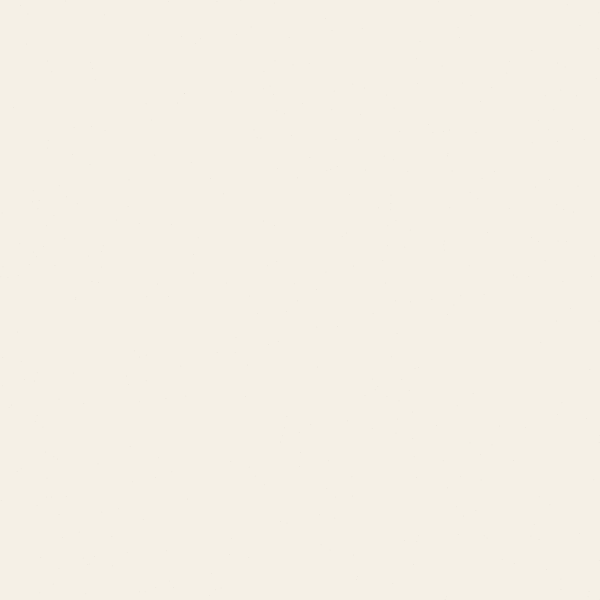
Frame 1 (no input)
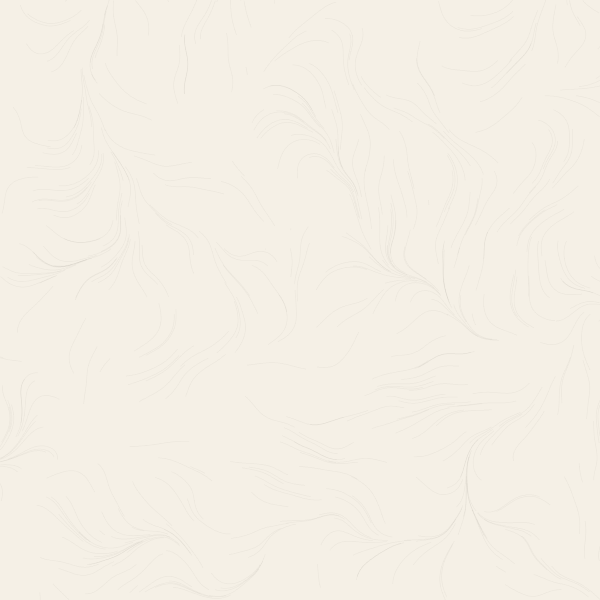
Frame 60 (no input)
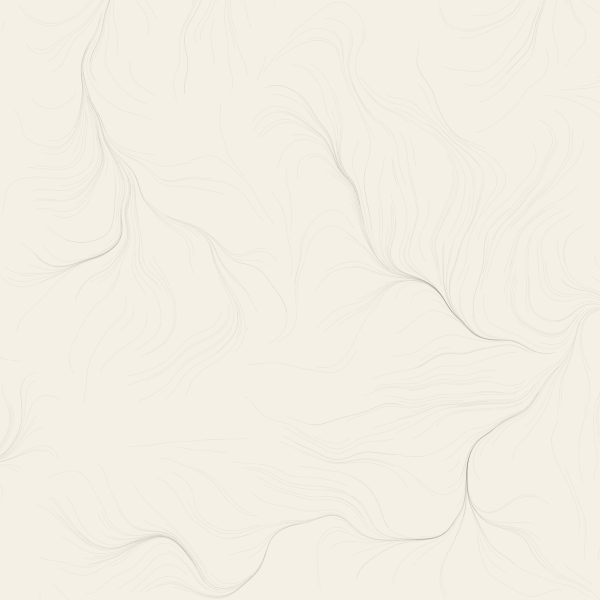
Frame 120 (the mouse pressed at the canvas centre since frame 60)

The p5.js sketch that drew these frames (run headless with seeded random() and noise() and a simulated clock; from frame 60 on, the mouse is pressed at the canvas centre):

// p5.js sketch
// ── sketch.js
/* DN3008 Generative Art, Ashley Hi 2026
 * Week 5 - Randomness & Noise
 * Flow Field
 */

let noiseScale = 0.005;
let particles = [];

function setup() {
  createCanvas(600, 600);
  background(245, 240, 230);
  for (let i = 0; i < 400; i++) {
    particles.push(createVector(random(width), random(height)));
  }
}

function draw() {
  for (let p of particles) {
    let angle = noise(p.x * noiseScale, p.y * noiseScale) * TWO_PI * 2;
    let v = p5.Vector.fromAngle(angle);

    stroke(20, 10);
    strokeWeight(1);
    point(p.x, p.y);

    p.add(v);

    if (p.x < 0 || p.x > width || p.y < 0 || p.y > height) {
      p.x = random(width);
      p.y = random(height);
    }
  }
}
